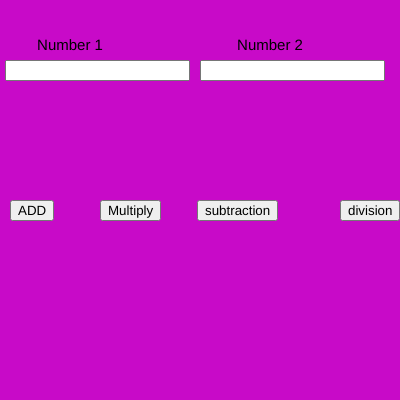
Frame 1 (no input)
Frame 60 (no input): identical to frame 1, image omitted
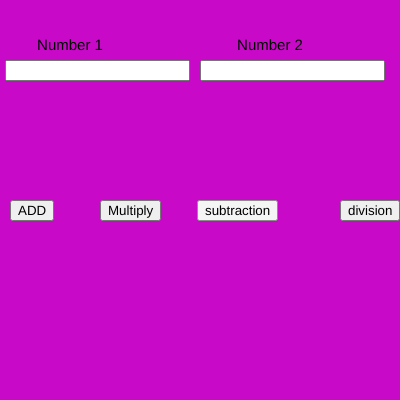
Frame 120 (the mouse pressed at the canvas centre since frame 60)

The p5.js sketch that drew these frames (run headless with seeded random() and noise() and a simulated clock; from frame 60 on, the mouse is pressed at the canvas centre):

// p5.js sketch
// ── sketch.js
var n1,n2;
var b1,b2,b3,b4;

function setup() {
  
  createCanvas(400, 400);
  
  num1 = createInput();
  num1.position(5, 60);
  
  num2 = createInput();
  num2.position(200, 60);
  
  b1 = createButton("ADD");
  b1.position(10, 200);
  b1.mousePressed(add);
  
  b2 = createButton("Multiply");
  b2.position(100, 200);
  b2.mousePressed(mul);


  b3 = createButton("subtraction");
  b3.position(197, 200);
  b3.mousePressed(sub);

  b4= createButton("division");
  b4.position(340, 200);
  b4.mousePressed(div);
  
  textAlign(CENTER);
  textSize(15);
}

function draw() {
  background(200,10,200)
  text("Number 1",70,50)
  text("Number 2",270,50)

  n1 = parseInt(num1.value())
  n2 = parseInt(num2.value())
  

}

function add() {
  console.log(n1 + n2)
}

function mul() {
  console.log(n1 * n2)
}

function sub() {
  console.log(n1 - n2)
}

function div() {
  console.log(n1 / n2)
}
